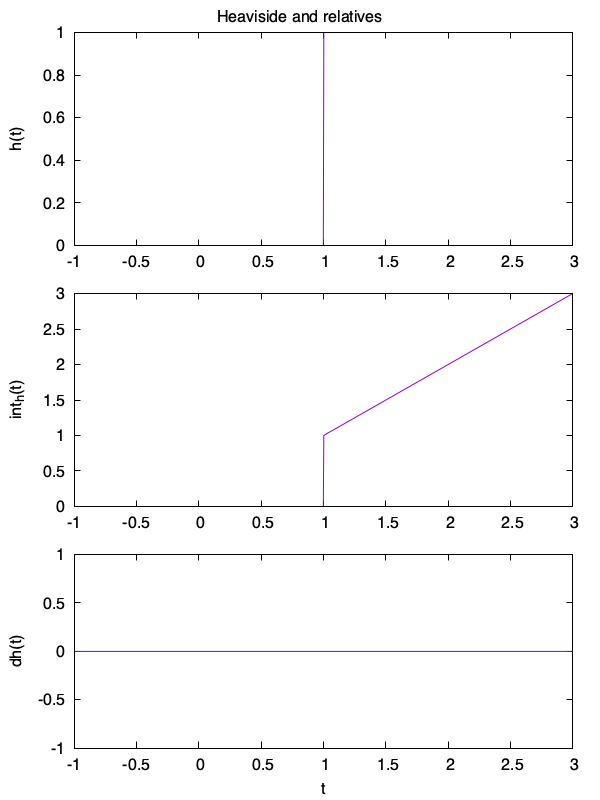

gnuplot code for this plot:
set terminal pngcairo size 600,800
set output "heaviside_sep.png"
set multiplot layout 3,1 title "Heaviside and relatives"
set xlabel ""
set ylabel "h(t)"
plot "heaviside_data.dat" using 1:2 with lines notitle
set ylabel "int_h(t)"
plot "heaviside_data.dat" using 1:3 with lines notitle
set xlabel "t"
set ylabel "dh(t)"
plot "heaviside_data.dat" using 1:4 with lines notitle
unset multiplot
